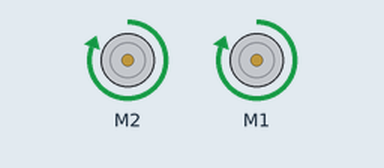
Bench run of a sketch on a simulated Arduino Uno, built with avr-gcc and run on an emulated ATmega328P. On the bench: 2 × DC motor (green arrow = forward, orange = backward, longer = faster).

Above: at 2.5 s.
At 7.5 s:
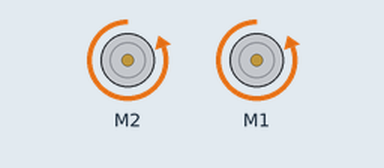
At 12.5 s:
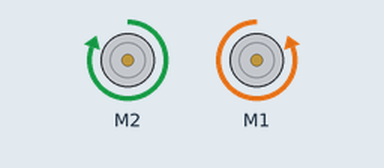
At 22.5 s:
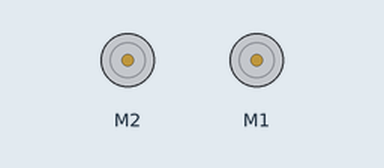
Timing chart, 0 to 32.5 s (numbered marks = the images above):
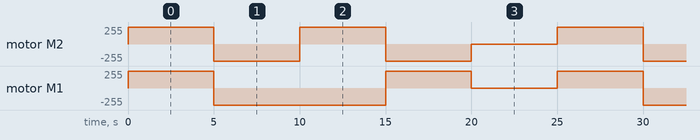

The sketch:

Robo.ino
```cpp
#include <AFMotor.h>

AF_DCMotor motor_L(2);
AF_DCMotor motor_R(1);

void move_M(int dir, int motor_speed); // Move conforme a direção escolhida.
void move_MFW(int motor_speed); // Move o robô para frente.
void move_MBW(int motor_speed); // Move o robô para tras.
void move_ML(int motor_speed); // Move o robô para a esquerda.
void move_MR(int motor_speed); // Move o robô para a direita.
void move_MS(); // Para a movimentação do robô.

void setup() {
  // Open serial communications and wait for port to open:
  Serial.begin(9600);
  while (!Serial) {
    ; // wait for serial port to connect. Needed for native USB port only
  }
}

void loop() { // run over and over
  int dir = 0;
  int motor_speed = 50;

  /*if (Serial.available()) {
    dir = Serial.read();
    move_M(dir, motor_speed);
  } */

  move_M(0, 255);
  delay(5000);
  move_M(1, 255);
  delay(5000);
  move_M(2, 255);
  delay(5000);
  move_M(3, 255);
  delay(5000);
  move_M(4, 255);
  delay(5000);

}

void move_M(int dir, int motor_speed){
  if(dir == 0){
    move_MFW(motor_speed);
  }else if(dir == 1){
     move_MBW(motor_speed);
  }else if(dir == 2){
     move_ML(motor_speed);
  }else if(dir == 3){
     move_MR(motor_speed);
  }else{
    move_MS();
  }
}

void move_MFW(int motor_speed){
  motor_L.setSpeed(motor_speed);
  motor_R.setSpeed(motor_speed);
  motor_L.run(FORWARD);
  motor_R.run(FORWARD);
}

void move_MBW(int motor_speed){
  motor_L.setSpeed(motor_speed);
  motor_R.setSpeed(motor_speed);
  motor_L.run(BACKWARD);
  motor_R.run(BACKWARD);
}

void move_ML(int motor_speed){
  motor_R.setSpeed(motor_speed);
  motor_L.setSpeed(motor_speed);
  motor_L.run(FORWARD);
  motor_R.run(BACKWARD);
}

void move_MR(int motor_speed){
  motor_L.setSpeed(motor_speed);
  motor_R.setSpeed(motor_speed);
  motor_R.run(FORWARD);
  motor_L.run(BACKWARD);
}

void move_MS(){
  motor_R.run(RELEASE);
  motor_L.run(RELEASE);
}
```

Measured:
- by itself, motor M1: repeats every 25.0 s: backward 255/255 10.0 s, forward 255/255 5.0 s, stopped 5.0 s, forward 255/255 5.0 s
- by itself, motor M2: repeats every 25.0 s: backward 255/255 5.0 s, forward 255/255 5.0 s, backward 255/255 5.0 s, stopped 5.0 s, forward 255/255 5.0 s
